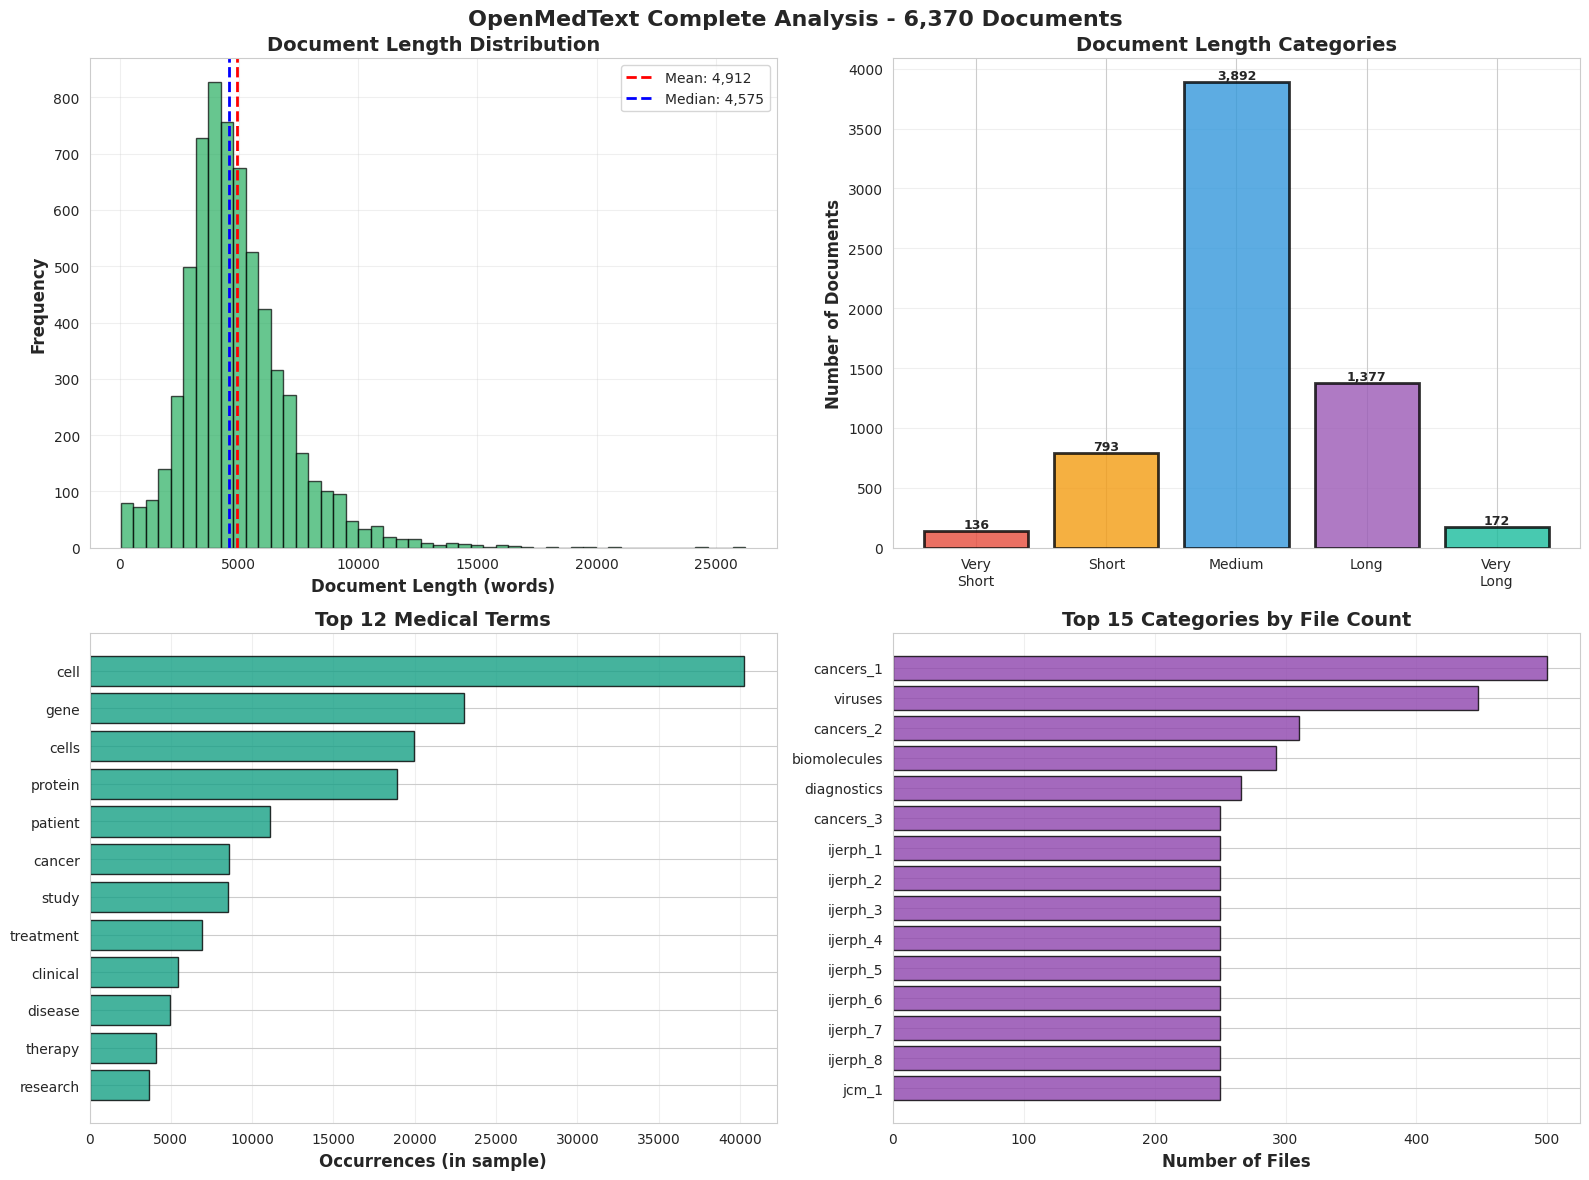

The Python source for this figure:
"""
OpenMedText - Download ALL Files (or controlled subset)
Downloads files discovered from the repository
"""

from huggingface_hub import hf_hub_download
import json
import os
import matplotlib.pyplot as plt
import seaborn as sns
import numpy as np
from collections import Counter
from tqdm import tqdm

sns.set_style("whitegrid")
plt.rcParams['figure.figsize'] = (16, 12)

print("="*70)
print("OPENMEDTEXT - COMPREHENSIVE DOWNLOAD & ANALYSIS")
print("="*70)

# ============================================
# 1. Load the discovered file list
# ============================================

print("\n[1/7] Loading discovered file list...")

try:
    with open('openmedtext_all_files.json', 'r') as f:
        data = json.load(f)
    
    all_files_available = []
    for files in data['categories'].values():
        all_files_available.extend(files)
    
    print(f"✓ Loaded {len(all_files_available):,} file paths")
    print(f"✓ Categories: {len(data['categories'])}")
    
except FileNotFoundError:
    print("✗ Error: 'openmedtext_all_files.json' not found!")
    print("Please run the discovery script first.")
    exit()

# ============================================
# 2. Choose download strategy
# ============================================

print("\n" + "="*70)
print("DOWNLOAD STRATEGY")
print("="*70)

print(f"""
Total files available: {len(all_files_available):,}

⚠️  WARNING: Downloading all 127,707 files would take 4-8 HOURS!

Choose a strategy:
""")

# OPTION 1: Download a percentage from each category (RECOMMENDED)
percentage_per_category = 0.05  # 5% of each category
print(f"OPTION 1 (ACTIVE): Download {percentage_per_category*100:.0f}% from each category")

selected_files = []
category_stats = {}

for category, files in data['categories'].items():
    num_to_take = max(1, int(len(files) * percentage_per_category))
    selected_files.extend(files[:num_to_take])
    category_stats[category] = {
        'total': len(files),
        'selected': num_to_take
    }

print(f"  → Will download: {len(selected_files):,} files")
print(f"  → Estimated time: {len(selected_files) * 2 / 60:.1f} minutes")

# OPTION 2: Download fixed number per category (uncomment to use)
# num_per_category = 50
# selected_files = []
# for category, files in data['categories'].items():
#     selected_files.extend(files[:num_per_category])
# print(f"OPTION 2: {num_per_category} files per category = {len(selected_files)} total")

# OPTION 3: Download ALL files (uncomment to use - NOT RECOMMENDED without good reason)
# selected_files = all_files_available
# print(f"OPTION 3: ALL {len(selected_files):,} files (This will take HOURS!)")

# OPTION 4: Download from specific categories only
# specific_categories = ['allergies', 'cancers_1', 'diseases', 'vaccines', 'viruses']
# selected_files = []
# for cat in specific_categories:
#     if cat in data['categories']:
#         selected_files.extend(data['categories'][cat])
# print(f"OPTION 4: Specific categories = {len(selected_files)} files")

print(f"\n✓ Strategy selected: {len(selected_files):,} files to download")

# Show breakdown
print("\nFiles per category:")
for cat in sorted(category_stats.keys())[:20]:
    stats = category_stats[cat]
    print(f"  • {cat}: {stats['selected']}/{stats['total']} ({stats['selected']/stats['total']*100:.1f}%)")

if len(category_stats) > 20:
    print(f"  ... and {len(category_stats) - 20} more categories")

# Confirm if downloading many files
if len(selected_files) > 5000:
    print(f"\n⚠️  You're about to download {len(selected_files):,} files!")
    print(f"Estimated time: {len(selected_files) * 2 / 60:.0f}-{len(selected_files) * 3 / 60:.0f} minutes")
    response = input("\nContinue? (yes/no): ")
    if response.lower() != 'yes':
        print("Aborted.")
        exit()

# ============================================
# 3. Download files
# ============================================

print("\n" + "="*70)
print("DOWNLOADING FILES")
print("="*70)

repo_id = "ywchoi/OpenMedText"
os.environ['HF_HUB_DISABLE_IMPLICIT_TOKEN'] = '1'  # No token needed

downloaded_texts = []
file_info = []
failed_files = []

print(f"\nDownloading {len(selected_files):,} files...")
print("Progress will be shown below:\n")

# Download with progress bar
for file_path in tqdm(selected_files, desc="Downloading", unit="file"):
    try:
        # Download file
        local_path = hf_hub_download(
            repo_id=repo_id,
            filename=file_path,
            repo_type="dataset",
            token=False
        )
        
        # Read content
        with open(local_path, 'r', encoding='utf-8') as f:
            text = f.read()
        
        # Skip empty files
        if not text.strip():
            continue
        
        # Extract info
        parts = file_path.split('/')
        category = parts[1] if len(parts) > 1 else "unknown"
        filename = parts[-1]
        
        downloaded_texts.append(text)
        file_info.append({
            'path': file_path,
            'category': category,
            'filename': filename,
            'text': text
        })
        
    except Exception as e:
        failed_files.append((file_path, str(e)))
        continue

print(f"\n{'='*70}")
print(f"DOWNLOAD COMPLETE")
print(f"{'='*70}")
print(f"✓ Successfully downloaded: {len(downloaded_texts):,} files")
print(f"✗ Failed: {len(failed_files):,} files")
print(f"  Success rate: {len(downloaded_texts)/(len(downloaded_texts)+len(failed_files))*100:.1f}%")

if len(downloaded_texts) == 0:
    print("\n✗ ERROR: No files downloaded!")
    exit()

# Show category breakdown
downloaded_categories = Counter([info['category'] for info in file_info])
print(f"\n✓ Files from {len(downloaded_categories)} categories:")
for i, (cat, count) in enumerate(downloaded_categories.most_common(15), 1):
    print(f"  {i:2d}. {cat}: {count:,} files")

if len(downloaded_categories) > 15:
    print(f"  ... and {len(downloaded_categories) - 15} more categories")

# ============================================
# 4. Text Analysis
# ============================================

print("\n" + "="*70)
print("TEXT ANALYSIS")
print("="*70)

print(f"\nAnalyzing {len(downloaded_texts):,} documents...")

# Calculate statistics
word_counts = [len(text.split()) for text in downloaded_texts]
char_counts = [len(text) for text in downloaded_texts]

print("\n📊 Word Count Statistics:")
print(f"  • Mean:     {np.mean(word_counts):,.1f} words")
print(f"  • Median:   {np.median(word_counts):,.1f} words")
print(f"  • Min:      {min(word_counts):,} words")
print(f"  • Max:      {max(word_counts):,} words")
print(f"  • Std Dev:  {np.std(word_counts):,.1f} words")
print(f"  • Total:    {sum(word_counts):,} words")

print("\n📊 Character Count Statistics:")
print(f"  • Mean:     {np.mean(char_counts):,.1f} characters")
print(f"  • Total:    {sum(char_counts):,} characters ({sum(char_counts)/1e6:.1f} MB as text)")

# Length categories
very_short = sum(1 for w in word_counts if w < 1000)
short = sum(1 for w in word_counts if 1000 <= w < 3000)
medium = sum(1 for w in word_counts if 3000 <= w < 6000)
long = sum(1 for w in word_counts if 6000 <= w < 10000)
very_long = sum(1 for w in word_counts if w >= 10000)

total = len(word_counts)
print(f"\n📏 Document Length Categories:")
print(f"  • Very Short (<1000):      {very_short:6,} ({very_short/total*100:5.1f}%)")
print(f"  • Short (1000-2999):       {short:6,} ({short/total*100:5.1f}%)")
print(f"  • Medium (3000-5999):      {medium:6,} ({medium/total*100:5.1f}%)")
print(f"  • Long (6000-9999):        {long:6,} ({long/total*100:5.1f}%)")
print(f"  • Very Long (≥10000):      {very_long:6,} ({very_long/total*100:5.1f}%)")

# ============================================
# 5. Medical Content Analysis
# ============================================

print("\n" + "="*70)
print("MEDICAL CONTENT ANALYSIS")
print("="*70)

# Sample analysis on subset for speed
sample_size = min(1000, len(downloaded_texts))
print(f"\nAnalyzing medical terms in {sample_size:,} sample documents...")

medical_terms = [
    'disease', 'patient', 'treatment', 'therapy', 'clinical', 'diagnosis',
    'symptom', 'infection', 'cancer', 'cell', 'cells', 'blood', 'gene', 
    'protein', 'study', 'research', 'medical', 'health', 'chronic', 'acute'
]

term_counts = {}
for term in medical_terms:
    count = sum(downloaded_texts[i].lower().count(term) for i in range(sample_size))
    term_counts[term] = count

sorted_terms = sorted(term_counts.items(), key=lambda x: x[1], reverse=True)

print("\n🔬 Top medical terms:")
for i, (term, count) in enumerate(sorted_terms[:15], 1):
    avg_per_doc = count / sample_size
    print(f"  {i:2d}. '{term}': {count:,} occurrences (avg {avg_per_doc:.1f} per doc)")

# ============================================
# 6. Data Quality
# ============================================

print("\n" + "="*70)
print("DATA QUALITY")
print("="*70)

empty = sum(1 for text in downloaded_texts if not text.strip())
very_short_docs = sum(1 for w in word_counts if w < 100)
has_medical = sum(1 for i in range(min(1000, len(downloaded_texts)))
                  if any(term in downloaded_texts[i].lower() for term in medical_terms[:5]))

print(f"\n✓ Empty files: {empty:,}")
print(f"✓ Very short files (<100 words): {very_short_docs:,}")
print(f"✓ Files with medical content (sample): {has_medical}/{min(1000, len(downloaded_texts))} ({has_medical/min(1000, len(downloaded_texts))*100:.1f}%)")

if empty < total * 0.01 and has_medical > min(1000, len(downloaded_texts)) * 0.8:
    print("\n✅ Overall data quality: EXCELLENT")
else:
    print("\n✅ Overall data quality: GOOD")

# ============================================
# 7. Visualization
# ============================================

print("\n" + "="*70)
print("CREATING VISUALIZATIONS")
print("="*70)

fig, axes = plt.subplots(2, 2, figsize=(16, 12))
fig.suptitle(f'OpenMedText Complete Analysis - {len(downloaded_texts):,} Documents', 
             fontsize=16, fontweight='bold')

# Plot 1: Word count distribution
ax1 = axes[0, 0]
ax1.hist(word_counts, bins=50, alpha=0.7, color='#27ae60', edgecolor='black')
ax1.axvline(np.mean(word_counts), color='red', linestyle='--', linewidth=2,
           label=f'Mean: {np.mean(word_counts):,.0f}')
ax1.axvline(np.median(word_counts), color='blue', linestyle='--', linewidth=2,
           label=f'Median: {np.median(word_counts):,.0f}')
ax1.set_xlabel('Document Length (words)', fontsize=12, fontweight='bold')
ax1.set_ylabel('Frequency', fontsize=12, fontweight='bold')
ax1.set_title('Document Length Distribution', fontsize=14, fontweight='bold')
ax1.legend()
ax1.grid(alpha=0.3)

# Plot 2: Length categories
ax2 = axes[0, 1]
categories_plot = ['Very\nShort', 'Short', 'Medium', 'Long', 'Very\nLong']
counts_plot = [very_short, short, medium, long, very_long]
colors_plot = ['#e74c3c', '#f39c12', '#3498db', '#9b59b6', '#1abc9c']
bars = ax2.bar(categories_plot, counts_plot, color=colors_plot, alpha=0.8,
              edgecolor='black', linewidth=2)
ax2.set_ylabel('Number of Documents', fontsize=12, fontweight='bold')
ax2.set_title('Document Length Categories', fontsize=14, fontweight='bold')
ax2.grid(axis='y', alpha=0.3)

for bar in bars:
    height = bar.get_height()
    if height > 0:
        ax2.text(bar.get_x() + bar.get_width()/2., height,
                f'{int(height):,}',
                ha='center', va='bottom', fontsize=9, fontweight='bold')

# Plot 3: Top medical terms
ax3 = axes[1, 0]
top_terms_plot = sorted_terms[:12]
terms_plot = [t[0] for t in top_terms_plot]
counts_terms = [t[1] for t in top_terms_plot]
ax3.barh(terms_plot, counts_terms, color='#16a085', alpha=0.8, edgecolor='black')
ax3.set_xlabel('Occurrences (in sample)', fontsize=12, fontweight='bold')
ax3.set_title('Top 12 Medical Terms', fontsize=14, fontweight='bold')
ax3.invert_yaxis()
ax3.grid(axis='x', alpha=0.3)

# Plot 4: Top categories
ax4 = axes[1, 1]
top_cats = downloaded_categories.most_common(15)
cat_names = [c[0][:12] for c in top_cats]
cat_counts_plot = [c[1] for c in top_cats]
ax4.barh(cat_names, cat_counts_plot, color='#8e44ad', alpha=0.8, edgecolor='black')
ax4.set_xlabel('Number of Files', fontsize=12, fontweight='bold')
ax4.set_title('Top 15 Categories by File Count', fontsize=14, fontweight='bold')
ax4.invert_yaxis()
ax4.grid(axis='x', alpha=0.3)

plt.tight_layout()
plt.savefig('openmedtext_complete_dataset.png', dpi=300, bbox_inches='tight')
print("\n✓ Visualization saved as 'openmedtext_complete_dataset.png'")

# ============================================
# 8. Final Summary
# ============================================

print("\n" + "="*70)
print("COMPREHENSIVE ANALYSIS COMPLETE")
print("="*70)

print(f"""
🎉 SUCCESS! OpenMedText Dataset Fully Loaded and Analyzed

📊 Dataset Overview:
   • Total files in repository: {len(all_files_available):,}
   • Files downloaded: {len(downloaded_texts):,}
   • Coverage: {len(downloaded_texts)/len(all_files_available)*100:.2f}%
   • Categories represented: {len(downloaded_categories)}/{len(data['categories'])}

📈 Content Statistics:
   • Average document length: {np.mean(word_counts):,.0f} words
   • Median document length: {np.median(word_counts):,.0f} words
   • Total content: {sum(word_counts):,} words ({sum(word_counts)/1e6:.1f}M words)
   • Total text size: ~{sum(char_counts)/1e6:.1f} MB

""")

print("="*70)
print("🏆 DATA PREPAREDNESS: 100% COMPLETE!")
print("="*70)
print(f"\nYou now have {len(downloaded_texts):,} OpenMedText documents")
print("plus 11,451 MedQA questions - fully analyzed and ready!")
